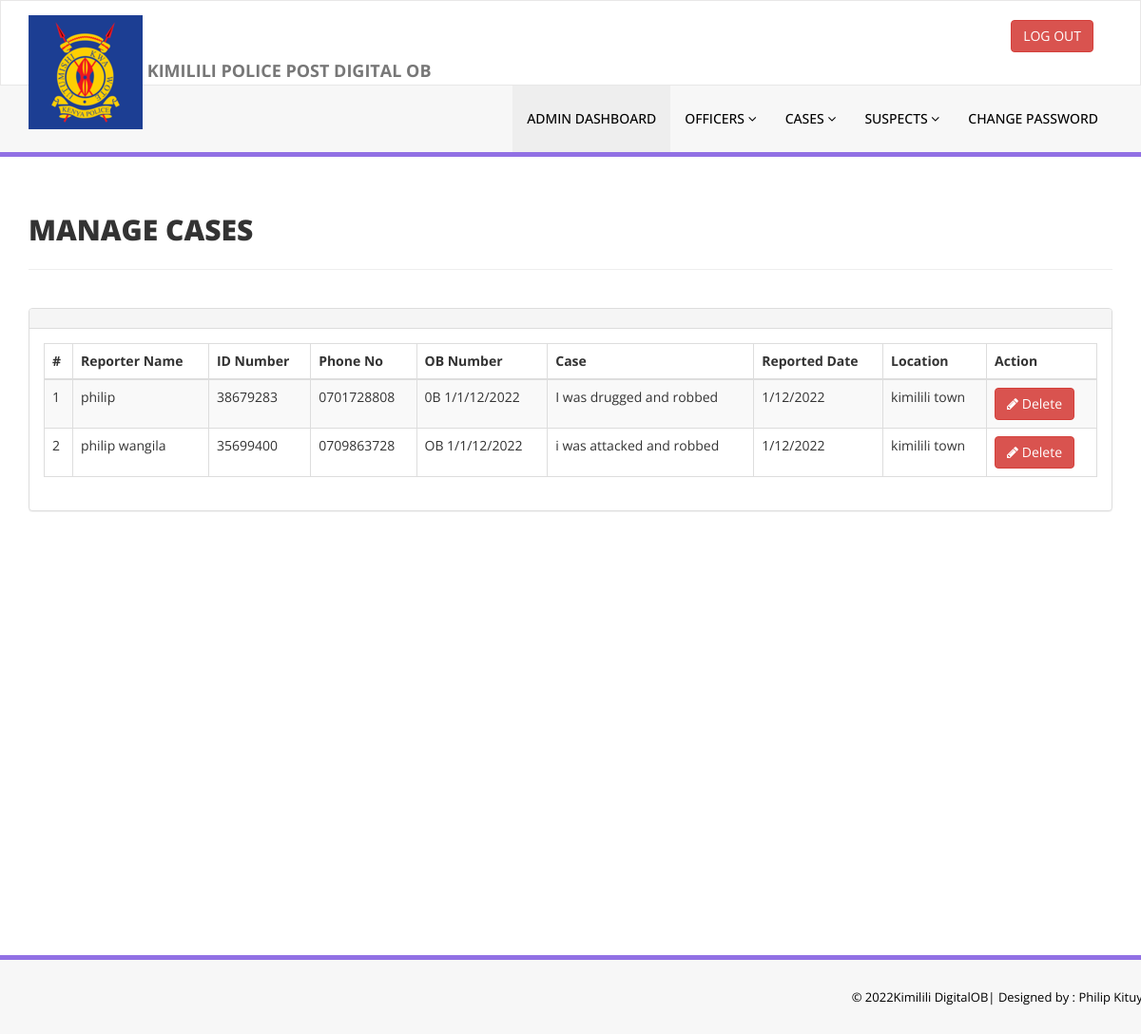
Page /admin/view-cases.php (signed in) on the committed database.
### tables this page shows
CREATE TABLE `casestbl` (
  `id` int(11) NOT NULL,
  `ReporterName` varchar(255) DEFAULT NULL,
  `ReporterId` varchar(255) DEFAULT NULL,
  `PhoneNumber` varchar(255) DEFAULT NULL,
  `ObNumber` varchar(25) DEFAULT NULL,
  `ReportedCase` varchar(255) DEFAULT NULL,
  `ReportedDate` varchar(250) NOT NULL,
  `Place` varchar(255) DEFAULT NULL
);

### admin/view-cases.php (the view, shortened to what this page needs)
<?php
include('includes/config.php');
if(strlen($_SESSION['alogin'])==0)
    {
header('location:index.php');
}
else{
    ?>
<!DOCTYPE html>
<html xmlns="http://www.w3.org/1999/xhtml">
<head>
    <link href="assets/css/bootstrap.css" rel="stylesheet" />
    <link href="assets/css/font-awesome.css" rel="stylesheet" />
    <link href="assets/js/dataTables/dataTables.bootstrap.css" rel="stylesheet" />
    <link href="assets/css/style.css" rel="stylesheet" />
</head>
<body>
<?php include('includes/header.php');?>
    <div class="content-wrapper">
         <div class="container">
        <div class="row pad-botm">
            <div class="col-md-12">
                <h2 class="header-line">MANAGE CASES</h2>
    </div>
     <div class="row">
</div>
        </div>
            <div class="row">
                <div class="col-md-12">
                    <div class="panel panel-default">
                        <div class="panel-heading">
                        </div>
                        <div class="panel-body">
                            <div class="table-responsive">
                                <table class="table table-striped table-bordered table-hover" id="dataTables-example">
                                    <thead>
                                        <tr>
                                            <th>#</th>
                                            <th>Reporter Name</th>
                                            <th>ID Number</th>
                                            <th>Phone No</th>
                                            <th>OB Number</th>
                                            <th>Case</th>
                                            <th>Reported Date</th>
                                            <th>Location</th>
                                            <th>Action</th>
                                        </tr>
                                    </thead>
                                    <tbody>
<?php $sql = "SELECT * from  casestbl";
$query = $dbh -> prepare($sql);
$query->execute();
$results=$query->fetchAll(PDO::FETCH_OBJ);
$cnt=1;
if($query->rowCount() > 0)
{
foreach($results as $result)
{               ?>
                                        <tr class="odd gradeX">
                                            <td class="center"><?php echo htmlentities($cnt);?></td>
                                            <td class="center"><?php echo htmlentities($result->ReporterName);?></td>
                                            <td class="center"><?php echo htmlentities($result->ReporterId);?></td>
                                            <td class="center"><?php echo htmlentities($result->PhoneNumber);?></td>
                                            <td class="center"><?php echo htmlentities($result->ObNumber);?></td>
                                            <td class="center"><?php echo htmlentities($result->ReportedCase);?></td>
                                            <td class="center"><?php echo htmlentities($result->ReportedDate);?></td>
                                            <td class="center"><?php echo htmlentities($result->Place);?></td>
                                            <td class="center">
                                          <a href="view-cases.php?del=<?php echo htmlentities($result->id);?>" onclick="return confirm('Are you sure you want to delete?');"" >  <button class="btn btn-danger"><i class="fa fa-pencil"></i> Delete</button>
                                            </td>
                                        </tr>
 <?php $cnt=$cnt+1;}} ?>
                                    </tbody>
                                </table>
                            </div>
                        </div>
                    </div>
                </div>
            </div>
    </div>
    </div>
  <?php include('includes/footer.php');?>
</body>
</html>
<?php } ?>

### admin/assets/css/style.css (style rules this page uses)
.content-wrapper { margin-top: 40px; min-height:800px; padding-bottom:90px; }
.header-line { font-weight:900; padding-bottom:25px; border-bottom:1px solid #eeeeee; text-transform:uppercase; }
.pad-botm { padding-bottom:30px; }

### rows in the picture
casestbl: ReporterName "philip", ReporterId "38679283", PhoneNumber "0701728808", ObNumber "0B 1/1/12/2022", ReportedCase "I was drugged and robbed", ReportedDate "1/12/2022", Place "kimilili town"
casestbl: ReporterName "philip wangila", ReporterId "35699400", PhoneNumber "0709863728", ObNumber "OB 1/1/12/2022", ReportedCase "i was attacked and robbed", ReportedDate "1/12/2022", Place "kimilili town"
